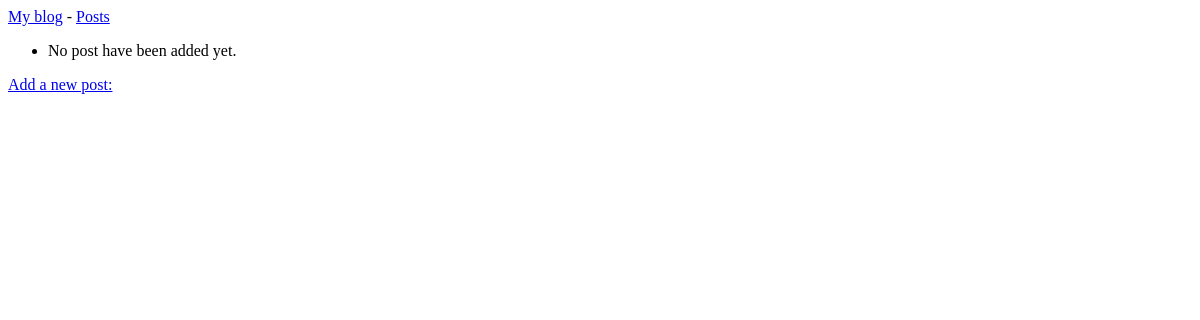
The app's page /posts, older data.
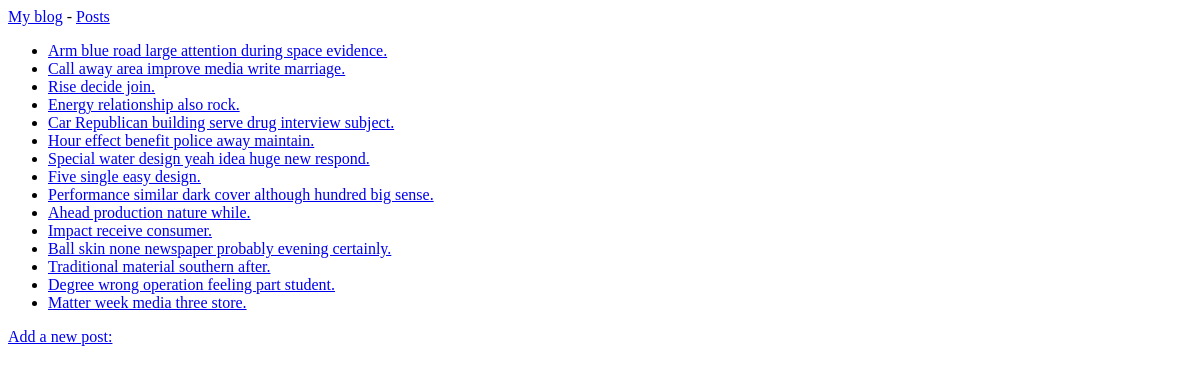
The same page, newer data.
### posts/models.py (models this page shows, shortened)
class Post(models.Model):
    title = models.CharField(max_length=200)
    text = models.TextField()
    date_added = models.DateTimeField(auto_now_add=True)

### posts/views.py (the view)
# urls.py: path('', include('posts.urls', namespace='posts'))
def posts(requests):
    posts = Post.objects.order_by('date_added')
    context = {'posts': posts}
    return render(requests, 'posts/posts.html', context)

### posts/templates/posts/posts.html
{% extends 'posts/base.html'%}
{% block content %}
<ul>
    {% for post in posts %}
    <li>
        <a href="{% url 'posts:post' post.id %}">{{post.title}}</a>
    </li>
    {% empty %}
    <li>No post have been added yet.</li>
    {% endfor %}
</ul>
<a href="{% url 'posts:new_post' %}">Add a new post:</a>
{% endblock content %}

### posts/templates/posts/base.html
<p>
    <a href="{% url 'posts:index' %}">My blog</a> -
    <a href="{% url 'posts:posts' %}">Posts</a>
</p>
{% block content %}{% endblock content %}

Row changes from the older to the newer data that the page shows:
added Post: title "Arm blue road large attention during space evidence."
added Post: title "Call away area improve media write marriage."
added Post: title "Rise decide join."
added Post: title "Energy relationship also rock."
added Post: title "Car Republican building serve drug interview subject."
added Post: title "Hour effect benefit police away maintain."
added Post: title "Special water design yeah idea huge new respond."
added Post: title "Five single easy design."
added Post: title "Performance similar dark cover although hundred big sense."
added Post: title "Ahead production nature while."
added Post: title "Impact receive consumer."
added Post: title "Ball skin none newspaper probably evening certainly."
added Post: title "Traditional material southern after."
added Post: title "Degree wrong operation feeling part student."
added Post: title "Matter week media three store."
Text that changed along with them:
text no longer shown: "No post have been added yet."
